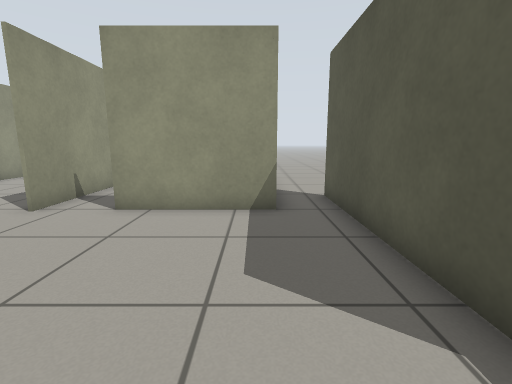
[1] (above)

13 first-person views from a walk through a Gazebo world. The camera is 0.78 m above the floor, tilts 10° down and sees 85° across. The floor is counted in squares, 0.5 m on a side. Each view is taken from the middle of a square. On the plan, view 1 faces up. The plan holds only what a view shows up to about 14 squares ahead; the rest is blank.

[2]
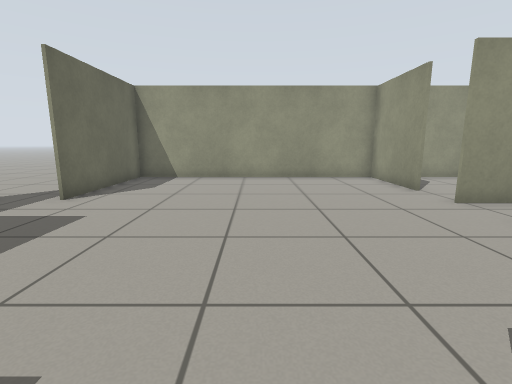

[3]
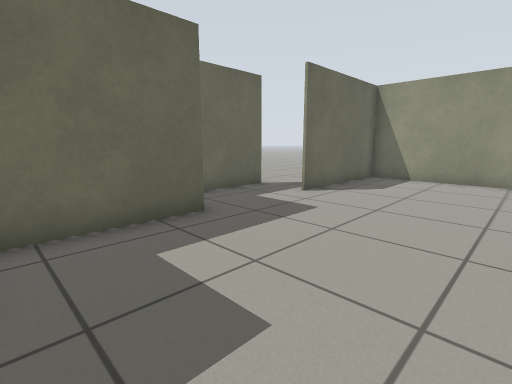

[4]
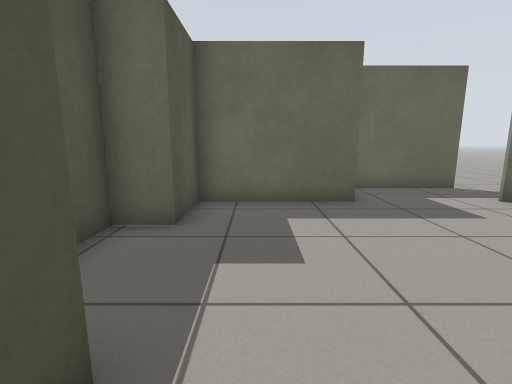

[5]
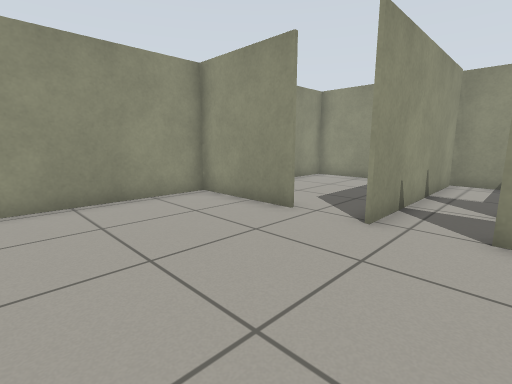

[6]
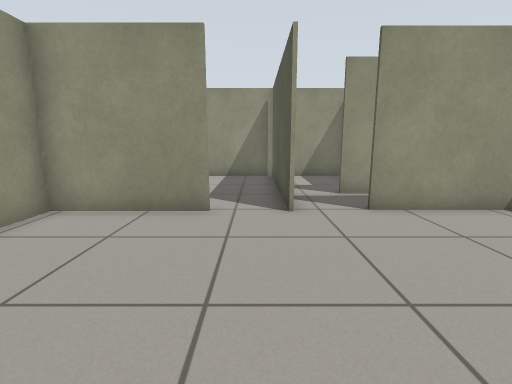

[7]
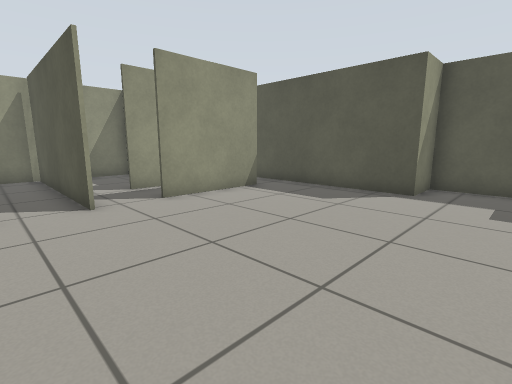

[8]
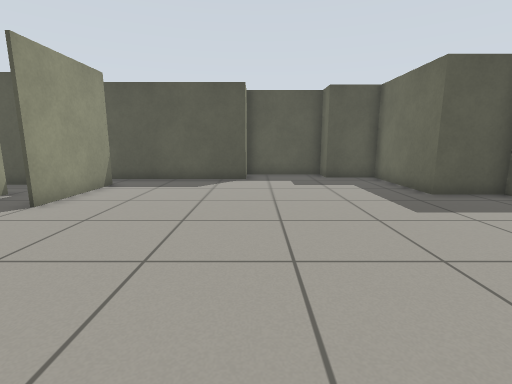

[9]
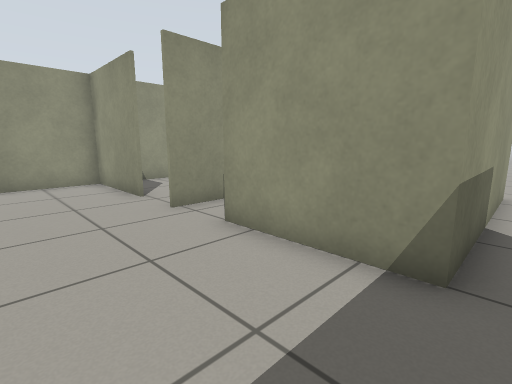

[10]
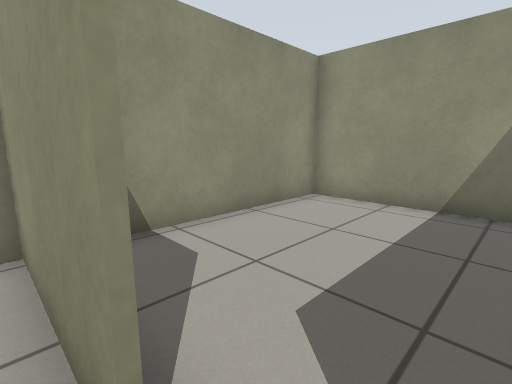

[11]
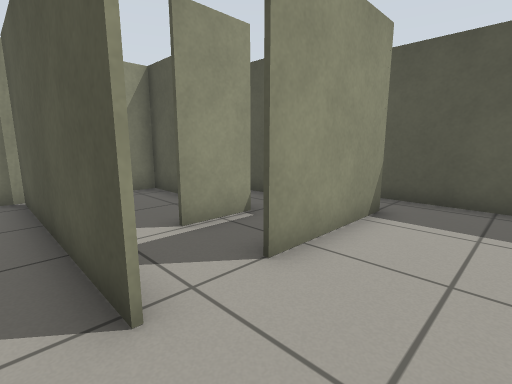

[12]
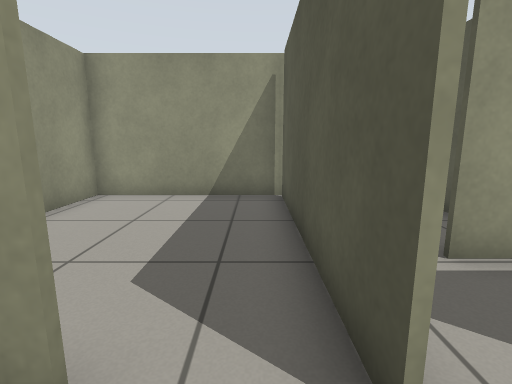

[13]
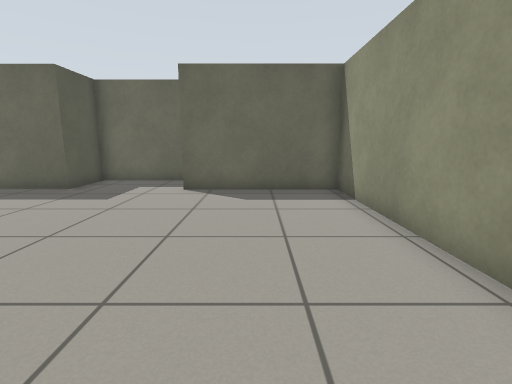

### Floor plan
Points are (right, up) in squares from view 1. A wall is a line through its corners. A room is listed if a view was taken in it or the views show most of it. See-through windows are left out.
Room 1 (views 1, 2, 3, 4, 5, 6, 7, 8, 9, 10, 11, 12, 13)
walls: (-1.7, -4.4) (2.5, -4.4) (2.5, -2.2) (3.7, -2.2) (3.7, 1.4) (2.1, 1.4) (2.1, 6.6); (-7, 6.4) (-10.9, 6.4); (0.5, 6.4) (-3.4, 6.4); (-10.8, 6.1) (-10.8, -4.4) (-5.5, -4.4)
ways out: opening at (-6.5, 6.5) to room 2; opening at (-4, 7) to room 3; opening at (-4, -4); opening at (1, 7.5)
Room 2 (no view inside)
walls: (-5.2, 6.1) (-5.2, 13.1); (-4.9, 13.3) (-10.8, 13.3) (-10.8, 6.1)
ways out: opening at (-6.5, 6.5) to room 1
Room 3 (no view inside)
walls: (-1.7, 11) (-1.7, 13.3) (-4.9, 13.3); (-5.1, 13.1) (-5.1, 6.3)
ways out: opening at (-4, 7) to room 1; opening at (-2.5, 8)

Positions as (right, up) in squares from view 1, and headings:
1: (0, 0), facing up
2: (2, 1), facing left
3: (2, 1), facing down-left
4: (1, 3), facing down
5: (-3, 1), facing up-left
6: (-6, 0), facing up
7: (-7, -1), facing up-right
8: (-10, 1), facing right
9: (1, 3), facing up-left
10: (-6, 6), facing up-left
11: (-6, 4), facing up-right
12: (-6, 5), facing up
13: (-8, 5), facing down
